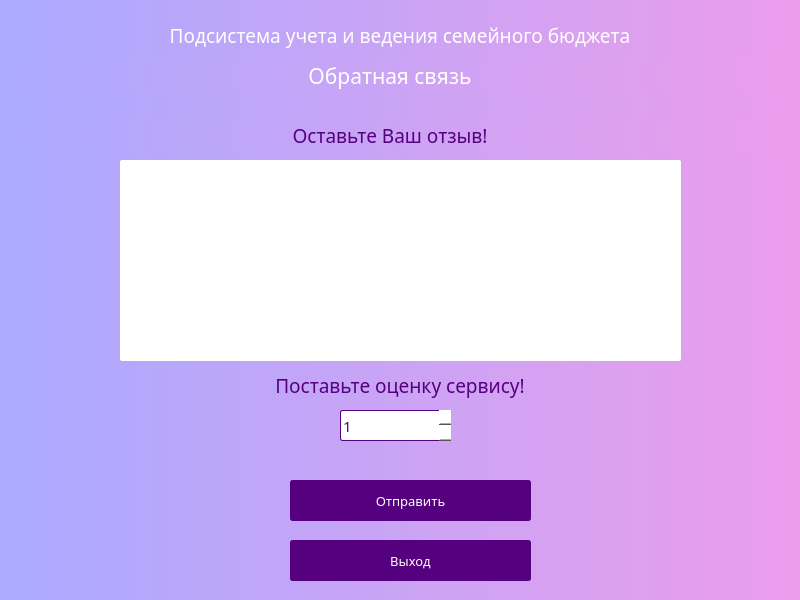
<?xml version="1.0" encoding="UTF-8"?>
<ui version="4.0">
 <class>Dialog</class>
 <widget class="QDialog" name="Dialog">
  <property name="geometry">
   <rect>
    <x>0</x>
    <y>0</y>
    <width>800</width>
    <height>600</height>
   </rect>
  </property>
  <property name="minimumSize">
   <size>
    <width>800</width>
    <height>600</height>
   </size>
  </property>
  <property name="maximumSize">
   <size>
    <width>800</width>
    <height>600</height>
   </size>
  </property>
  <property name="windowTitle">
   <string>Dialog</string>
  </property>
  <property name="styleSheet">
   <string notr="true">background-color: qlineargradient(spread:pad, x1:0, y1:0, x2:1, y2:0, stop:0 rgb(170, 170, 255), stop:1 rgb(235, 157, 235));</string>
  </property>
  <widget class="QLabel" name="label">
   <property name="geometry">
    <rect>
     <x>0</x>
     <y>20</y>
     <width>800</width>
     <height>31</height>
    </rect>
   </property>
   <property name="minimumSize">
    <size>
     <width>800</width>
     <height>0</height>
    </size>
   </property>
   <property name="maximumSize">
    <size>
     <width>800</width>
     <height>16777215</height>
    </size>
   </property>
   <property name="font">
    <font>
     <family>Century Gothic</family>
     <pointsize>14</pointsize>
    </font>
   </property>
   <property name="styleSheet">
    <string notr="true">color: rgb(255, 255, 255);</string>
   </property>
   <property name="frameShadow">
    <enum>QFrame::Plain</enum>
   </property>
   <property name="text">
    <string>Подсистема учета и ведения семейного бюджета</string>
   </property>
   <property name="alignment">
    <set>Qt::AlignCenter</set>
   </property>
  </widget>
  <widget class="QLabel" name="label_2">
   <property name="geometry">
    <rect>
     <x>-10</x>
     <y>60</y>
     <width>800</width>
     <height>31</height>
    </rect>
   </property>
   <property name="minimumSize">
    <size>
     <width>800</width>
     <height>0</height>
    </size>
   </property>
   <property name="maximumSize">
    <size>
     <width>800</width>
     <height>16777215</height>
    </size>
   </property>
   <property name="font">
    <font>
     <family>Century Gothic</family>
     <pointsize>16</pointsize>
    </font>
   </property>
   <property name="styleSheet">
    <string notr="true">color: rgb(255, 255, 255);</string>
   </property>
   <property name="frameShadow">
    <enum>QFrame::Plain</enum>
   </property>
   <property name="text">
    <string>Обратная связь</string>
   </property>
   <property name="alignment">
    <set>Qt::AlignCenter</set>
   </property>
  </widget>
  <widget class="QTextEdit" name="textEdit">
   <property name="geometry">
    <rect>
     <x>120</x>
     <y>160</y>
     <width>561</width>
     <height>201</height>
    </rect>
   </property>
   <property name="font">
    <font>
     <family>Century Gothic</family>
     <pointsize>11</pointsize>
    </font>
   </property>
   <property name="styleSheet">
    <string notr="true">background-color: rgb(255, 255, 255);
color: rgb(85, 0, 127);
border-color: rgb(85, 0, 127);
border-radius: 2px</string>
   </property>
   <property name="html">
    <string>&lt;!DOCTYPE HTML PUBLIC &quot;-//W3C//DTD HTML 4.0//EN&quot; &quot;http://www.w3.org/TR/REC-html40/strict.dtd&quot;&gt;
&lt;html&gt;&lt;head&gt;&lt;meta name=&quot;qrichtext&quot; content=&quot;1&quot; /&gt;&lt;style type=&quot;text/css&quot;&gt;
p, li { white-space: pre-wrap; }
&lt;/style&gt;&lt;/head&gt;&lt;body style=&quot; font-family:'Century Gothic'; font-size:11pt; font-weight:400; font-style:normal;&quot;&gt;
&lt;p style=&quot;-qt-paragraph-type:empty; margin-top:0px; margin-bottom:0px; margin-left:0px; margin-right:0px; -qt-block-indent:0; text-indent:0px;&quot;&gt;&lt;br /&gt;&lt;/p&gt;&lt;/body&gt;&lt;/html&gt;</string>
   </property>
   <property name="cursorWidth">
    <number>2</number>
   </property>
  </widget>
  <widget class="QLabel" name="label_3">
   <property name="geometry">
    <rect>
     <x>-10</x>
     <y>120</y>
     <width>800</width>
     <height>31</height>
    </rect>
   </property>
   <property name="minimumSize">
    <size>
     <width>800</width>
     <height>0</height>
    </size>
   </property>
   <property name="maximumSize">
    <size>
     <width>800</width>
     <height>16777215</height>
    </size>
   </property>
   <property name="font">
    <font>
     <family>Century Gothic</family>
     <pointsize>14</pointsize>
    </font>
   </property>
   <property name="styleSheet">
    <string notr="true">color: rgb(85, 0, 127);</string>
   </property>
   <property name="frameShadow">
    <enum>QFrame::Plain</enum>
   </property>
   <property name="text">
    <string>Оставьте Ваш отзыв!</string>
   </property>
   <property name="alignment">
    <set>Qt::AlignCenter</set>
   </property>
  </widget>
  <widget class="QPushButton" name="quitBtn">
   <property name="geometry">
    <rect>
     <x>290</x>
     <y>540</y>
     <width>241</width>
     <height>41</height>
    </rect>
   </property>
   <property name="font">
    <font>
     <family>Century Gothic</family>
     <pointsize>10</pointsize>
    </font>
   </property>
   <property name="styleSheet">
    <string notr="true">QPushButton{
background-color:rgb(85, 0, 127);
border-radius: 3px;
border: 2px solid rgb(85, 0, 127);
color:rgb(255, 255, 255);
}

QPushButton::hover{
	background-color: rgb(108, 0, 162);
	border: 2px solid rgb(108, 0, 162);
}

QPushButton::pressed{
	background-color:rgb(129, 0, 193);
	border-bottom: 2px solid rgb(129, 0, 193);
	border-leftt:  2px solid rgb(129, 0, 193);
	border-right:  2px solid rgb(129, 0, 193);
}


</string>
   </property>
   <property name="text">
    <string>Выход</string>
   </property>
  </widget>
  <widget class="QPushButton" name="sendBtn">
   <property name="geometry">
    <rect>
     <x>290</x>
     <y>480</y>
     <width>241</width>
     <height>41</height>
    </rect>
   </property>
   <property name="font">
    <font>
     <family>Century Gothic</family>
     <pointsize>10</pointsize>
    </font>
   </property>
   <property name="styleSheet">
    <string notr="true">QPushButton{
	background-color:rgb(85, 0, 127);
border-radius: 3px;
border: 2px solid rgb(85, 0, 127);
color:rgb(255, 255, 255);
}

QPushButton::hover{
	background-color: rgb(108, 0, 162);
	border: 2px solid rgb(108, 0, 162);
}

QPushButton::pressed{
	background-color:rgb(129, 0, 193);
	border-bottom: 2px solid rgb(129, 0, 193);
	border-leftt:  2px solid rgb(129, 0, 193);
	border-right:  2px solid rgb(129, 0, 193);
}


</string>
   </property>
   <property name="text">
    <string>Отправить</string>
   </property>
  </widget>
  <widget class="QSpinBox" name="spinBox">
   <property name="geometry">
    <rect>
     <x>340</x>
     <y>410</y>
     <width>111</width>
     <height>31</height>
    </rect>
   </property>
   <property name="font">
    <font>
     <family>Century Gothic</family>
     <pointsize>11</pointsize>
    </font>
   </property>
   <property name="layoutDirection">
    <enum>Qt::LeftToRight</enum>
   </property>
   <property name="styleSheet">
    <string notr="true">background-color: rgb(255, 255, 255);
color: rgb(85, 0, 127);
border-radius: 2px;
border:  1px solid rgb(85, 0, 127);</string>
   </property>
   <property name="frame">
    <bool>false</bool>
   </property>
   <property name="minimum">
    <number>1</number>
   </property>
   <property name="maximum">
    <number>5</number>
   </property>
  </widget>
  <widget class="QLabel" name="label_4">
   <property name="geometry">
    <rect>
     <x>0</x>
     <y>370</y>
     <width>800</width>
     <height>31</height>
    </rect>
   </property>
   <property name="minimumSize">
    <size>
     <width>800</width>
     <height>0</height>
    </size>
   </property>
   <property name="maximumSize">
    <size>
     <width>800</width>
     <height>16777215</height>
    </size>
   </property>
   <property name="font">
    <font>
     <family>Century Gothic</family>
     <pointsize>14</pointsize>
    </font>
   </property>
   <property name="styleSheet">
    <string notr="true">color: rgb(85, 0, 127);</string>
   </property>
   <property name="frameShadow">
    <enum>QFrame::Plain</enum>
   </property>
   <property name="text">
    <string>Поставьте оценку сервису!</string>
   </property>
   <property name="alignment">
    <set>Qt::AlignCenter</set>
   </property>
  </widget>
 </widget>
 <resources/>
 <connections/>
</ui>
